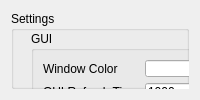
      <widget class="QWidget" name="tab_4">
       <attribute name="title">
        <string>Settings</string>
       </attribute>
       <layout class="QGridLayout" name="gridLayout_8">
        <item row="0" column="0">
         <widget class="QGroupBox" name="groupBox_7">
          <property name="title">
           <string>Settings</string>
          </property>
          <widget class="QGroupBox" name="groupBox_8">
           <property name="geometry">
            <rect>
             <x>270</x>
             <y>110</y>
             <width>181</width>
             <height>121</height>
            </rect>
           </property>
           <property name="title">
            <string>Soft Limits</string>
           </property>
           <widget class="QLabel" name="label_14">
            <property name="geometry">
             <rect>
              <x>12</x>
              <y>34</y>
              <width>94</width>
              <height>16</height>
             </rect>
            </property>
            <property name="text">
             <string>printer height</string>
            </property>
           </widget>
           <widget class="QLineEdit" name="lineEdit_4">
            <property name="geometry">
             <rect>
              <x>112</x>
              <y>34</y>
              <width>57</width>
              <height>16</height>
             </rect>
            </property>
            <property name="text">
             <string>200</string>
            </property>
           </widget>
           <widget class="QLabel" name="label_15">
            <property name="geometry">
             <rect>
              <x>12</x>
              <y>55</y>
              <width>94</width>
              <height>16</height>
             </rect>
            </property>
            <property name="text">
             <string>printer width</string>
            </property>
           </widget>
           <widget class="QLineEdit" name="lineEdit_6">
            <property name="geometry">
             <rect>
              <x>112</x>
              <y>55</y>
              <width>57</width>
              <height>16</height>
             </rect>
            </property>
            <property name="text">
             <string>200</string>
            </property>
           </widget>
           <widget class="QLabel" name="label_16">
            <property name="geometry">
             <rect>
              <x>12</x>
              <y>75</y>
              <width>94</width>
              <height>16</height>
             </rect>
            </property>
            <property name="text">
             <string>printer depth</string>
            </property>
           </widget>
           <widget class="QLineEdit" name="lineEdit_7">
            <property name="geometry">
             <rect>
              <x>112</x>
              <y>75</y>
              <width>57</width>
              <height>16</height>
             </rect>
            </property>
            <property name="text">
             <string>200</string>
            </property>
           </widget>
           <widget class="QLineEdit" name="lineEdit_12">
            <property name="geometry">
             <rect>
              <x>110</x>
              <y>100</y>
              <width>57</width>
              <height>16</height>
             </rect>
            </property>
            <property name="text">
             <string>0</string>
            </property>
           </widget>
           <widget class="QLabel" name="label_25">
            <property name="geometry">
             <rect>
              <x>10</x>
              <y>100</y>
              <width>94</width>
              <height>16</height>
             </rect>
            </property>
            <property name="text">
             <string>jog speed</string>
            </property>
           </widget>
          </widget>
          <widget class="QPushButton" name="pushButton">
           <property name="geometry">
            <rect>
             <x>450</x>
             <y>350</y>
             <width>91</width>
             <height>27</height>
            </rect>
           </property>
           <property name="text">
            <string>Save</string>
           </property>
          </widget>
          <widget class="QPushButton" name="pushButton_2">
           <property name="geometry">
            <rect>
             <x>560</x>
             <y>350</y>
             <width>91</width>
             <height>27</height>
            </rect>
           </property>
           <property name="text">
            <string>Load</string>
           </property>
          </widget>
          <widget class="QGroupBox" name="groupBox_2">
           <property name="geometry">
            <rect>
             <x>20</x>
             <y>20</y>
             <width>241</width>
             <height>81</height>
            </rect>
           </property>
           <property name="title">
            <string>GUI</string>
           </property>
           <layout class="QGridLayout" name="gridLayout_4">
            <item row="1" column="0">
             <widget class="QLabel" name="label_12">
              <property name="text">
               <string>GUI Refresh Time</string>
              </property>
             </widget>
            </item>
            <item row="0" column="0">
             <widget class="QLabel" name="label_11">
              <property name="text">
               <string>Window Color</string>
              </property>
             </widget>
            </item>
            <item row="0" column="1">
             <widget class="QLineEdit" name="lineEdit_2"/>
            </item>
            <item row="1" column="1">
             <widget class="QLineEdit" name="lineEdit_3">
              <property name="text">
               <string>1000</string>
              </property>
             </widget>
            </item>
           </layout>
          </widget>
          <widget class="QGroupBox" name="groupBox_10">
           <property name="geometry">
            <rect>
             <x>20</x>
             <y>110</y>
             <width>241</width>
             <height>121</height>
            </rect>
           </property>
           <property name="title">
            <string>Printer</string>
           </property>
           <layout class="QGridLayout" name="gridLayout_11">
            <item row="0" column="0">
             <widget class="QLabel" name="label_13">
              <property name="text">
               <string>Baudrate</string>
              </property>
             </widget>
            </item>
            <item row="0" column="1">
             <widget class="QLineEdit" name="lineEdit_5">
              <property name="text">
               <string>115200</string>
              </property>
             </widget>
            </item>
            <item row="1" column="0">
             <widget class="QLabel" name="label_17">
              <property name="text">
               <string>Device</string>
              </property>
             </widget>
            </item>
            <item row="1" column="1">
             <widget class="QLineEdit" name="lineEdit_8"/>
            </item>
            <item row="2" column="0">
             <widget class="QLabel" name="label_18">
              <property name="text">
               <string>Port</string>
              </property>
             </widget>
            </item>
            <item row="2" column="1">
             <widget class="QLineEdit" name="lineEdit_9"/>
            </item>
            <item row="3" column="0">
             <widget class="QLabel" name="label_37">
              <property name="text">
               <string>max extrude speed</string>
              </property>
             </widget>
            </item>
            <item row="3" column="1">
             <widget class="QLineEdit" name="lineEdit_19">
              <property name="text">
               <string>300</string>
              </property>
             </widget>
            </item>
           </layout>
          </widget>
          <widget class="QGroupBox" name="groupBox_11">
           <property name="geometry">
            <rect>
             <x>460</x>
             <y>20</y>
             <width>271</width>
             <height>201</height>
            </rect>
           </property>
           <property name="title">
            <string>Stats</string>
           </property>
           <widget class="QLabel" name="label_10">
            <property name="geometry">
             <rect>
              <x>10</x>
              <y>110</y>
              <width>91</width>
              <height>19</height>
             </rect>
            </property>
            <property name="text">
             <string>Good Prints</string>
            </property>
           </widget>
           <widget class="QLabel" name="label_21">
            <property name="geometry">
             <rect>
              <x>10</x>
              <y>130</y>
              <width>91</width>
              <height>19</height>
             </rect>
            </property>
            <property name="text">
             <string>Failed Prints</string>
            </property>
           </widget>
           <widget class="QListWidget" name="listWidget">
            <property name="geometry">
             <rect>
              <x>150</x>
              <y>10</y>
              <width>111</width>
              <height>171</height>
             </rect>
            </property>
           </widget>
           <widget class="QLabel" name="label_22">
            <property name="geometry">
             <rect>
              <x>10</x>
              <y>30</y>
              <width>91</width>
              <height>19</height>
             </rect>
            </property>
            <property name="text">
             <string>Print Log</string>
            </property>
           </widget>
           <widget class="QLabel" name="label_19">
            <property name="geometry">
             <rect>
              <x>100</x>
              <y>110</y>
              <width>41</width>
              <height>19</height>
             </rect>
            </property>
            <property name="text">
             <string>0</string>
            </property>
           </widget>
           <widget class="QLabel" name="label_24">
            <property name="geometry">
             <rect>
              <x>100</x>
              <y>130</y>
              <width>41</width>
              <height>19</height>
             </rect>
            </property>
            <property name="text">
             <string>0</string>
            </property>
           </widget>
          </widget>
          <widget class="QGroupBox" name="groupBox_9">
           <property name="geometry">
            <rect>
             <x>20</x>
             <y>250</y>
             <width>441</width>
             <height>81</height>
            </rect>
           </property>
           <property name="title">
            <string>Paths</string>
           </property>
           <layout class="QGridLayout" name="gridLayout_2">
            <item row="0" column="0">
             <widget class="QLabel" name="label_20">
              <property name="text">
               <string>Gcode Slicer</string>
              </property>
             </widget>
            </item>
            <item row="0" column="1">
             <widget class="QLineEdit" name="lineEdit_10"/>
            </item>
            <item row="0" column="2">
             <widget class="QPushButton" name="pushButton_10">
              <property name="text">
               <string>Path</string>
              </property>
             </widget>
            </item>
            <item row="1" column="0">
             <widget class="QLabel" name="label_23">
              <property name="text">
               <string>Post Process</string>
              </property>
             </widget>
            </item>
            <item row="1" column="1">
             <widget class="QLineEdit" name="lineEdit_11"/>
            </item>
            <item row="1" column="2">
             <widget class="QPushButton" name="pushButton_11">
              <property name="text">
               <string>Path</string>
              </property>
             </widget>
            </item>
           </layout>
          </widget>
         </widget>
        </item>
       </layout>
      </widget>
